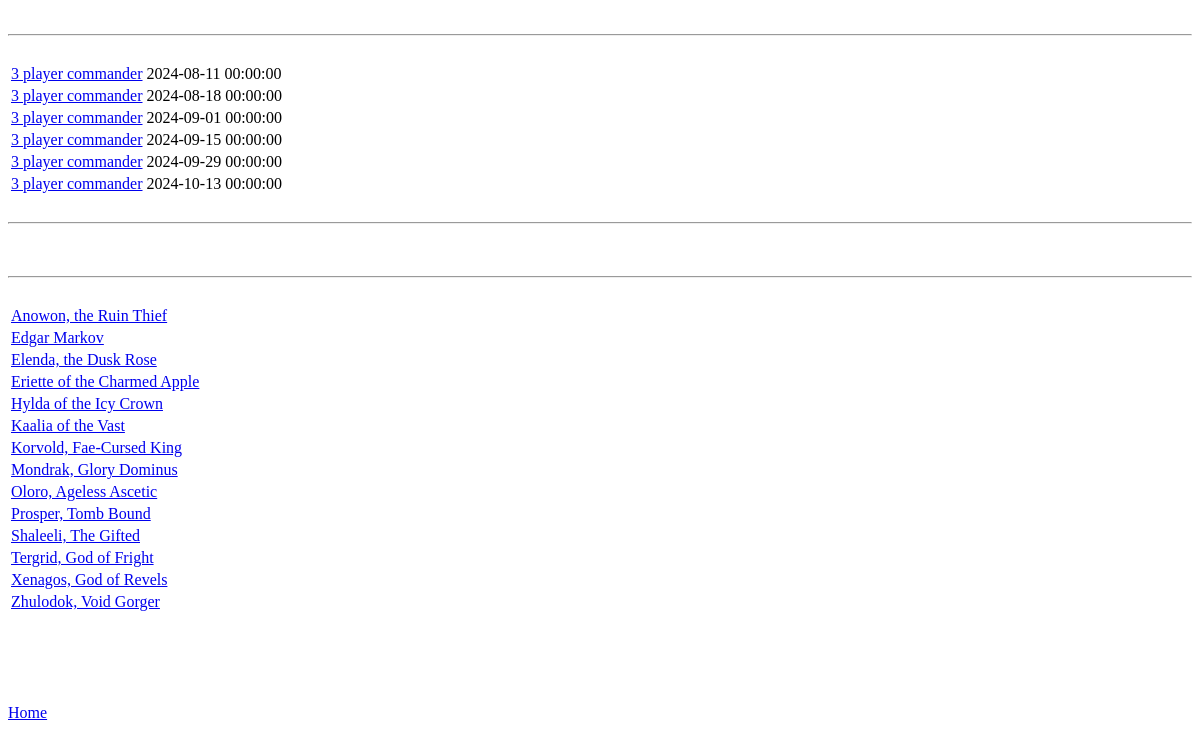
Before: / with the older database file.
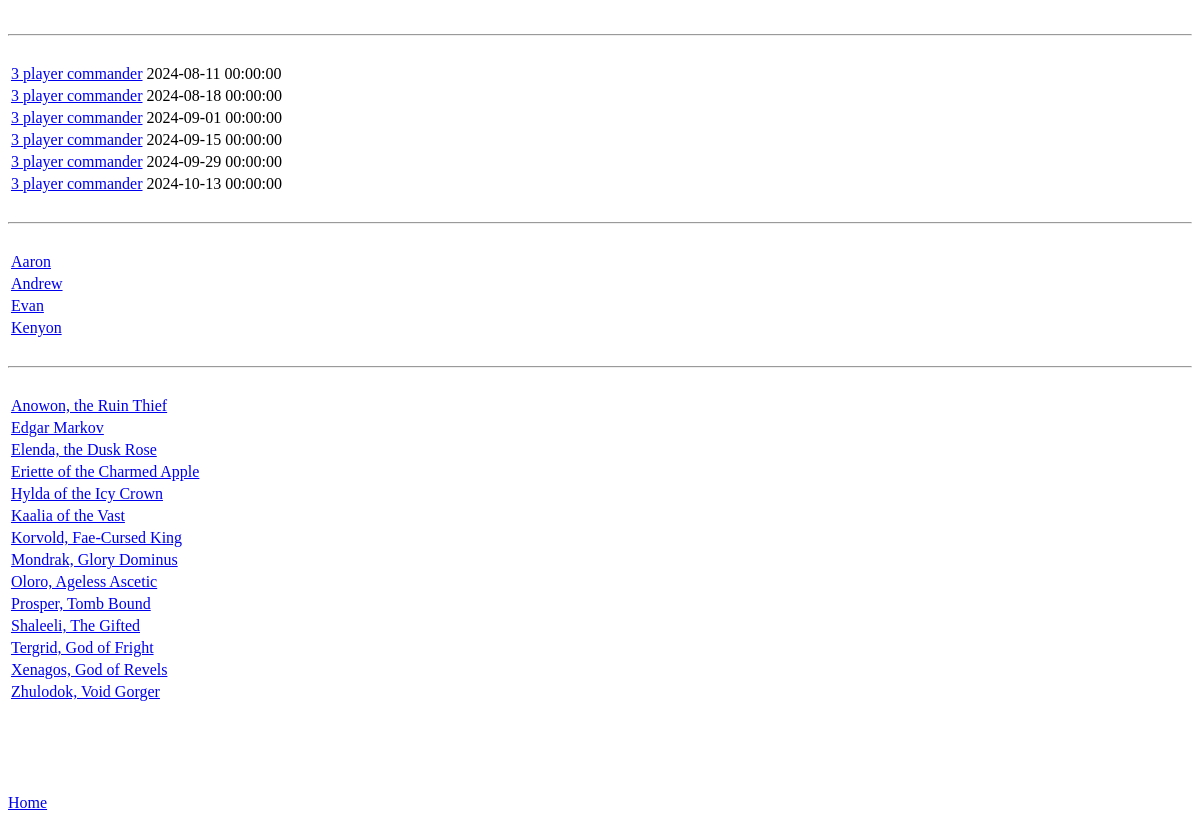
After: the same page with the newer database file.
### tables this page shows
CREATE TABLE `event` (
  `id` int(11) NOT NULL AUTO_INCREMENT,
  `location_id` int(11) DEFAULT NULL,
  `date` datetime DEFAULT NULL,
  `title` varchar(90) DEFAULT NULL,
  PRIMARY KEY (`id`),
  KEY `location_id_idx` (`location_id`)
);

CREATE TABLE `activity_object` (
  `id` int(11) NOT NULL AUTO_INCREMENT,
  `activity_object_type_id` int(11) DEFAULT NULL,
  `name` varchar(90) DEFAULT NULL,
  PRIMARY KEY (`id`),
  KEY `activity_object_type_id_idx` (`activity_object_type_id`)
);

CREATE TABLE `users` (
  `id` bigint(20) unsigned NOT NULL AUTO_INCREMENT,
  `name` varchar(255) NOT NULL,
  `email` varchar(255) NOT NULL,
  `email_verified_at` timestamp NULL DEFAULT NULL,
  `password` varchar(255) NOT NULL,
  `remember_token` varchar(100) DEFAULT NULL,
  `created_at` timestamp NULL DEFAULT NULL,
  `updated_at` timestamp NULL DEFAULT NULL,
  PRIMARY KEY (`id`),
  UNIQUE KEY `users_email_unique` (`email`)
);

### class/db.php (called while the page is built, shortened)
<?php
class Database {
    private $host = 'localhost';
    private $username = 'root';
    private $password = '';
    private $dbname = 'homeevents';
    private $connection;
    private function connect() {
        $this->connection = new mysqli($this->host, $this->username, $this->password, $this->dbname);
    }
    public function runSQL($sql) {
        try {
        $result = $this->connection->query($sql);
        } catch (Exception $e) {
            return false;
        }
        return $result;
    }
    public function get_first_result($sql) {
        $result = $this->runSQL($sql);
        $firstrow = mysqli_fetch_assoc($result);
        return $firstrow;
    }
    public function get_schema($table_name=null) {
        if($table_name != null) {
            $table_data = $this->runSQL("DESC " . $table_name);
            return $table_data;
        }
        $tables = array();
        return $tables;
    }
}
?>

### class/blank.php (called while the page is built, shortened)
<?php
class Blank {
    private $table_name = null;
    public function __construct($initial_table = null,$initial_id = null) {
            $this->table_name = $initial_table;
            $this->set_values_by_id((int)$initial_id);
    }
    public function set_values_by_id($base_id) {
        require_once('class/db.php');
        $db = new Database();
        if($base_id == null || !is_int($base_id) || (int)$base_id < 0) {
           $schema = $db->get_schema($this->table_name);
           return true;
        }
        $db_obj = $db->get_first_result("SELECT * FROM " . $this->table_name . " WHERE id = " . (int)$base_id);
        if(isset($db_obj['id']) && (int)$db_obj['id'] === $base_id) {
            return true;
        } else
            $this->id = null;
        return false;
    }
    public function get_value($val_name) {
        if(isset($this->$val_name))
            return $this->$val_name;
        return false;
    }
    public function get_all($limit_by=null,$sort_by=null) {
        $all_objects = array();
        require_once('class/db.php');
        $db = new Database();
        $sql_to_run = "SELECT id FROM " . $this->table_name;
        if($sort_by != null)
            $sql_to_run .= " ORDER BY " . $sort_by;
        $all_the_objects = $db->runSQL($sql_to_run);
        foreach($all_the_objects as $this_object) {
            $tmp = new Blank($this->table_name,$this_object['id']);
            if($tmp->id == $this_object['id'])  {
                array_push($all_objects,$tmp);
            }
        }
        return $all_objects;
    }
}
?>

### components/base_object.php (the view, shortened to what this page needs)
<?php
function get_href($base_obj) {
    $href_html = "<a href = '" . $base_obj->get_value('table_name') . ".php?" . $base_obj->get_value('table_name') . "_id=" . $base_obj->id . "'>";
    $test_properties = array("name","title");
    foreach($test_properties as $this_property) {
        if(isset($base_obj->$this_property))
            $href_html .= $base_obj->$this_property;
    }
    $href_html .= "</a>";
    return $href_html;
}
?>

### index.php (shortened to what this page needs)
<?php
require_once('header.php');
require_once('class/blank.php');
require_once('class/db.php');
require_once('components/base_object.php');
$all_events = new Blank('event');
$all_events = $all_events->get_all(sort_by:"date");
echo "<br /><hr><br /><table>";
foreach($all_events as $this_event) {
    echo "<tr><td>" . get_href($this_event) . "</td><td>" . $this_event->date . "</td></tr>";
}
echo "</table>";
$all_users = new Blank('users');
$all_users = $all_users->get_all(sort_by:"name");
echo "<br /><hr><br /><table>";
foreach($all_users as $this_user) {
    echo "<tr><td>" . get_href($this_user) . "</td></tr>";
}
echo "</table>";
$all_activity_objects = new Blank('activity_object');
$all_activity_objects = $all_activity_objects->get_all(sort_by:"name");
echo "<br /><hr><br /><table>";
foreach($all_activity_objects as $this_activity_object) {
    echo "<tr><td>" . get_href($this_activity_object) . "</td></tr>";
}
echo "</table>";
require_once('footer.php'); ?>

Changed rows visible on the page:
added users: this_user "Aaron"
added users: this_user "Andrew"
added users: this_user "Evan"
added users: this_user "Kenyon"
